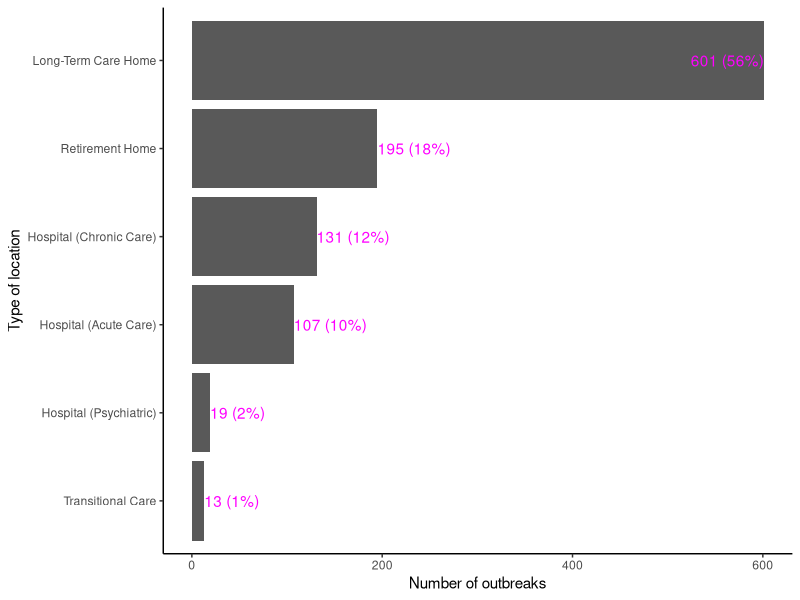
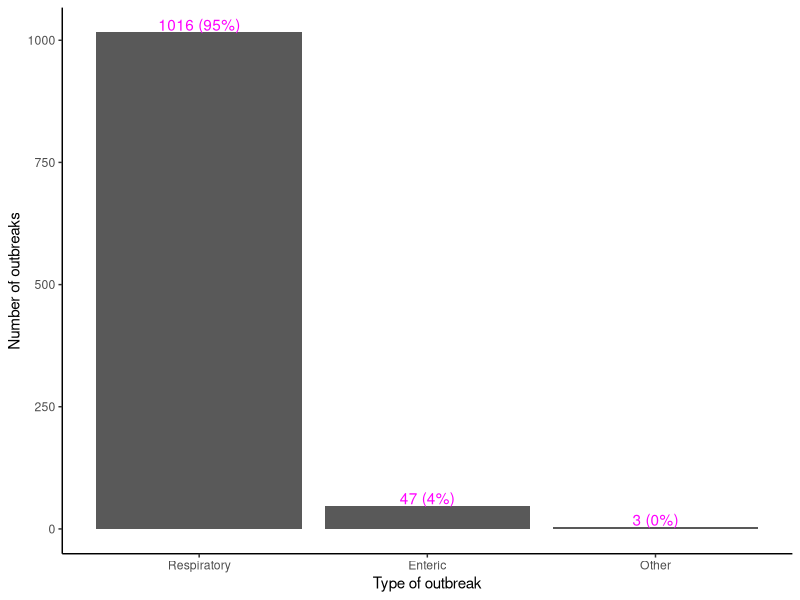

Reproduce these figures in R, in order. (Note: this script raises an error after producing the figures.)
## ---- chunk 1
#| echo: false
#| warning: false
#### Preamble ####

# Purpose: Generates a paper titled "Long-term care homes were hit hardest by
# 2023 disease outbreaks in Toronto healthcare facilities" in PDF format when
# rendered.
# Author: Benny Rochwerg
# Date: January 23, 2024
# Contact: 4321benny@gmail.com
# Pre-requisites: Run the files "01-download_data.R" and "02-data_cleaning.R".
## ---- chunk 2
#| echo: false
#| warning: false
#### Loading Packages ####

# install.packages("tidyverse")
# install.packages("here")
library(tidyverse)
library(here)
## ---- chunk 3
#| echo: false
#| warning: false
#| message: false

#### Loading the Cleaned Dataset ####

outbreak_cleaned_data <- read_csv(here::here("outputs/data/cleaned_data.csv"))
## ---- chunk 4
#| echo: false
#| warning: false

#### First Graph Labels ####

# This code is based on knowledge from Alexander (2023).

# Preparing the necessary data to create the labels
location_data <- outbreak_cleaned_data |>
  count(`Type of Location`) |>
  rename(`Type of location` = `Type of Location`,
         `Number of outbreaks` = n) |>
  mutate(`Percentage of total outbreaks` =
           round(100 * `Number of outbreaks` / nrow(outbreak_cleaned_data), 0)) |>
  arrange(desc(`Number of outbreaks`))

# Generating the labels using the paste function from the Help pane in RStudio
location_data_labels <- paste(
    location_data$`Number of outbreaks`, " (", location_data$`Percentage of total outbreaks`, "%)", sep = "")

# Adding the labels to the location data table
location_data <- location_data |>
  mutate(`Label` = location_data_labels)
## ---- chunk 5
#| echo: false
#| warning: false
#| label: fig-outbreaks-by-location-type
#| fig-cap: "Number of outbreaks by type of healthcare location in Toronto in 2023"

#### First Graph ####

# This code is based on knowledge from Alexander (2023).

outbreak_cleaned_data |>
  count(`Type of Location`) |>
  # The reorder function used for sorting the columns in descending order was obtained
  # from Stack Overflow:
  # https://stackoverflow.com/questions/25664007/reorder-bars-in-geom-bar-ggplot2-by-value
  ggplot(mapping = aes(x = reorder(location_data$`Type of location`, location_data$`Number of outbreaks`), y = location_data$`Number of outbreaks`)) +
  geom_col() +
  theme_classic() +
  labs(x = "Type of location", y = "Number of outbreaks") +
  coord_flip() +
  # The geom_text function used to add the labels to the graph was obtained from
  # R Graphics Cookbook:
  # https://r-graphics.org/recipe-bar-graph-labels
  # The hjust argument used to align the labels was obtained from
  # Cédric Scherer's website:
  # https://www.cedricscherer.com/2021/07/05/a-quick-how-to-on-labelling-bar-graphs-in-ggplot2/
  geom_text(aes(label = location_data$`Label`), hjust = c(1, 0, 0, 0, 0, 0), colour = "magenta")
## ---- chunk 6
#| echo: false
#| warning: false

#### Second Graph Labels ####

# This code is based on knowledge from Alexander (2023).

# Preparing the necessary data to create the labels
outbreak_data <- outbreak_cleaned_data |>
  count(`Type of Outbreak`) |>
  rename(`Type of outbreak` = `Type of Outbreak`,
         `Number of outbreaks` = n) |>
  mutate(`Percentage of total outbreaks` =
           round(100 * `Number of outbreaks` / nrow(outbreak_cleaned_data), 0)) |>
  arrange(desc(`Number of outbreaks`))

# Generating the labels using the paste function from the Help pane in RStudio
outbreak_data_labels <- paste(
    outbreak_data$`Number of outbreaks`, " (", outbreak_data$`Percentage of total outbreaks`, "%)", sep = "")

# Adding the labels to the outbreak data table
outbreak_data <- outbreak_data |>
  mutate(`Label` = outbreak_data_labels)
## ---- chunk 7
#| echo: false
#| warning: false
#| label: fig-outbreaks-by-outbreak-type
#| fig-cap: "Number of outbreaks by type of outbreak for Toronto healthcare locations in 2023"

#### Second Graph ####

# This code is based on knowledge from Alexander (2023).

outbreak_cleaned_data |>
  count(`Type of Outbreak`) |>
  # The reorder function used for sorting the columns in descending order was obtained
  # from Stack Overflow:
  # https://stackoverflow.com/questions/25664007/reorder-bars-in-geom-bar-ggplot2-by-value
  ggplot(mapping = aes(x = reorder(outbreak_data$`Type of outbreak`, -outbreak_data$`Number of outbreaks`), y = outbreak_data$`Number of outbreaks`)) +
  geom_col() +
  theme_classic() +
  labs(x = "Type of outbreak", y = "Number of outbreaks") +
  # The geom_text function and vjust argument used to add the labels to the
  # graph were obtained from R Graphics Cookbook:
  # https://r-graphics.org/recipe-bar-graph-labels
  geom_text(aes(label = outbreak_data$`Label`), vjust = -0.15, colour = "magenta")
## ---- chunk 8
#| echo: false
#| warning: false

#### Third Graph Labels ####

# This code is based on knowledge from Alexander (2023).

# Preparing the necessary data to create the labels
first_known_cause_data <- outbreak_cleaned_data |>
  count(`Outbreak First Known Cause`) |>
  rename(`Outbreak first known cause` = `Outbreak First Known Cause`,
         `Number of outbreaks` = n) |>
  mutate(`Percentage of total outbreaks` =
           round(100 * `Number of outbreaks` / nrow(outbreak_cleaned_data), 0)) |>
  arrange(desc(`Number of outbreaks`))

# Generating the labels using the paste function from the Help pane in RStudio
first_known_cause_data_labels <- paste(" ",
    first_known_cause_data$`Number of outbreaks`, " (", first_known_cause_data$`Percentage of total outbreaks`, "%)", sep = "")

# Adding the labels to the first known cause data table
first_known_cause_data <- first_known_cause_data |>
  mutate(`Label` = first_known_cause_data_labels)
## ---- chunk 9
#| echo: false
#| warning: false
#| label: fig-outbreaks-by-first-known-cause
#| fig-cap: "Number of outbreaks by first known cause for Toronto healthcare locations in 2023"

#### Third Graph ####

# This code is based on knowledge from Alexander (2023).

outbreak_cleaned_data |>
  count(`Outbreak First Known Cause`) |>
  # The reorder function used for sorting the columns in descending order was obtained
  # from Stack Overflow:
  # https://stackoverflow.com/questions/25664007/reorder-bars-in-geom-bar-ggplot2-by-value
  ggplot(mapping = aes(x = reorder(first_known_cause_data$`Outbreak first known cause`, first_known_cause_data$`Number of outbreaks`), y = first_known_cause_data$`Number of outbreaks`)) +
  geom_col() +
  theme_classic() +
  labs(x = "Outbreak first known cause", y = "Number of outbreaks") +
  coord_flip() +
  # The geom_text function used to add the labels to the graph was obtained from
  # R Graphics Cookbook:
  # https://r-graphics.org/recipe-bar-graph-labels
  # The hjust argument used to align the labels was obtained from
  # Cédric Scherer's website:
  # https://www.cedricscherer.com/2021/07/05/a-quick-how-to-on-labelling-bar-graphs-in-ggplot2/
  geom_text(aes(label = first_known_cause_data$`Label`), hjust = c(1, 0, 0, 0, 0, 0, 0, 0, 0, 0, 0, 0, 0, 0), colour = "magenta", size = 3)
